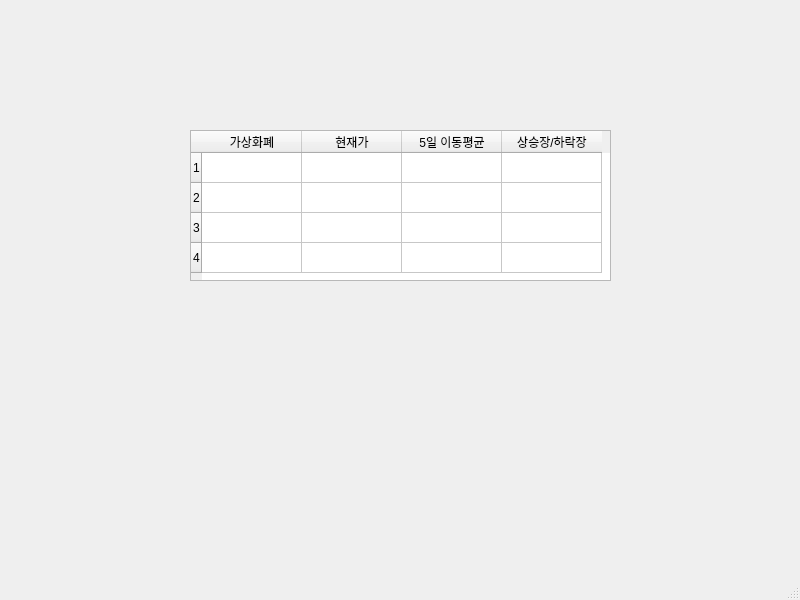
<?xml version="1.0" encoding="UTF-8"?>
<ui version="4.0">
 <class>MainWindow</class>
 <widget class="QMainWindow" name="MainWindow">
  <property name="geometry">
   <rect>
    <x>0</x>
    <y>0</y>
    <width>800</width>
    <height>600</height>
   </rect>
  </property>
  <property name="windowTitle">
   <string>MainWindow</string>
  </property>
  <widget class="QWidget" name="centralwidget">
   <widget class="QTableWidget" name="tableWidget">
    <property name="geometry">
     <rect>
      <x>190</x>
      <y>130</y>
      <width>421</width>
      <height>151</height>
     </rect>
    </property>
    <property name="autoScrollMargin">
     <number>0</number>
    </property>
    <property name="rowCount">
     <number>4</number>
    </property>
    <row/>
    <row/>
    <row/>
    <row/>
    <column>
     <property name="text">
      <string>가상화폐</string>
     </property>
    </column>
    <column>
     <property name="text">
      <string>현재가</string>
     </property>
    </column>
    <column>
     <property name="text">
      <string>5일 이동평균</string>
     </property>
    </column>
    <column>
     <property name="text">
      <string>상승장/하락장</string>
     </property>
    </column>
   </widget>
  </widget>
  <widget class="QMenuBar" name="menubar">
   <property name="geometry">
    <rect>
     <x>0</x>
     <y>0</y>
     <width>800</width>
     <height>17</height>
    </rect>
   </property>
  </widget>
  <widget class="QStatusBar" name="statusbar"/>
 </widget>
 <resources/>
 <connections/>
</ui>
